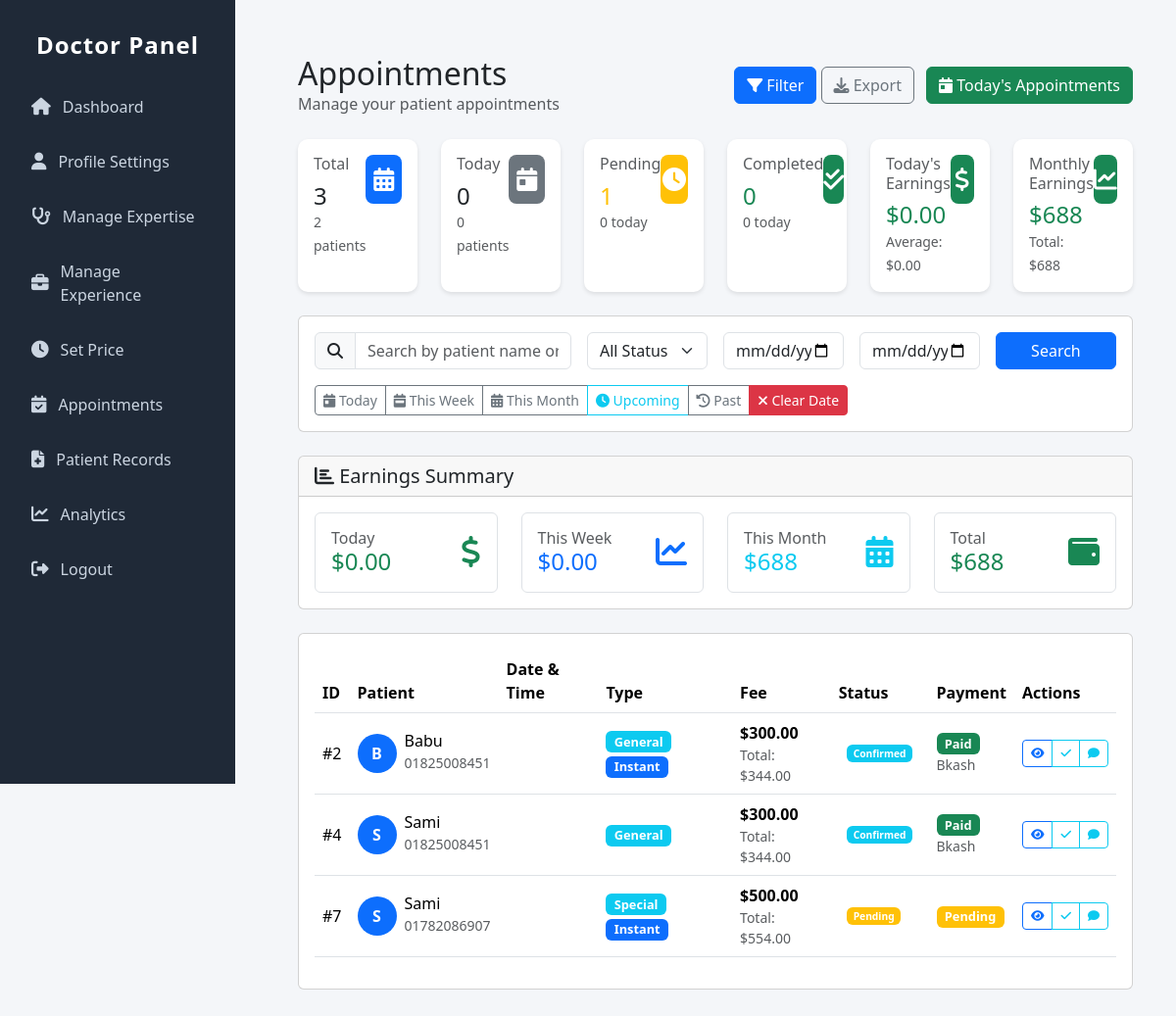
Before: /users/doctor/appointments/ (signed in) with the older database file.
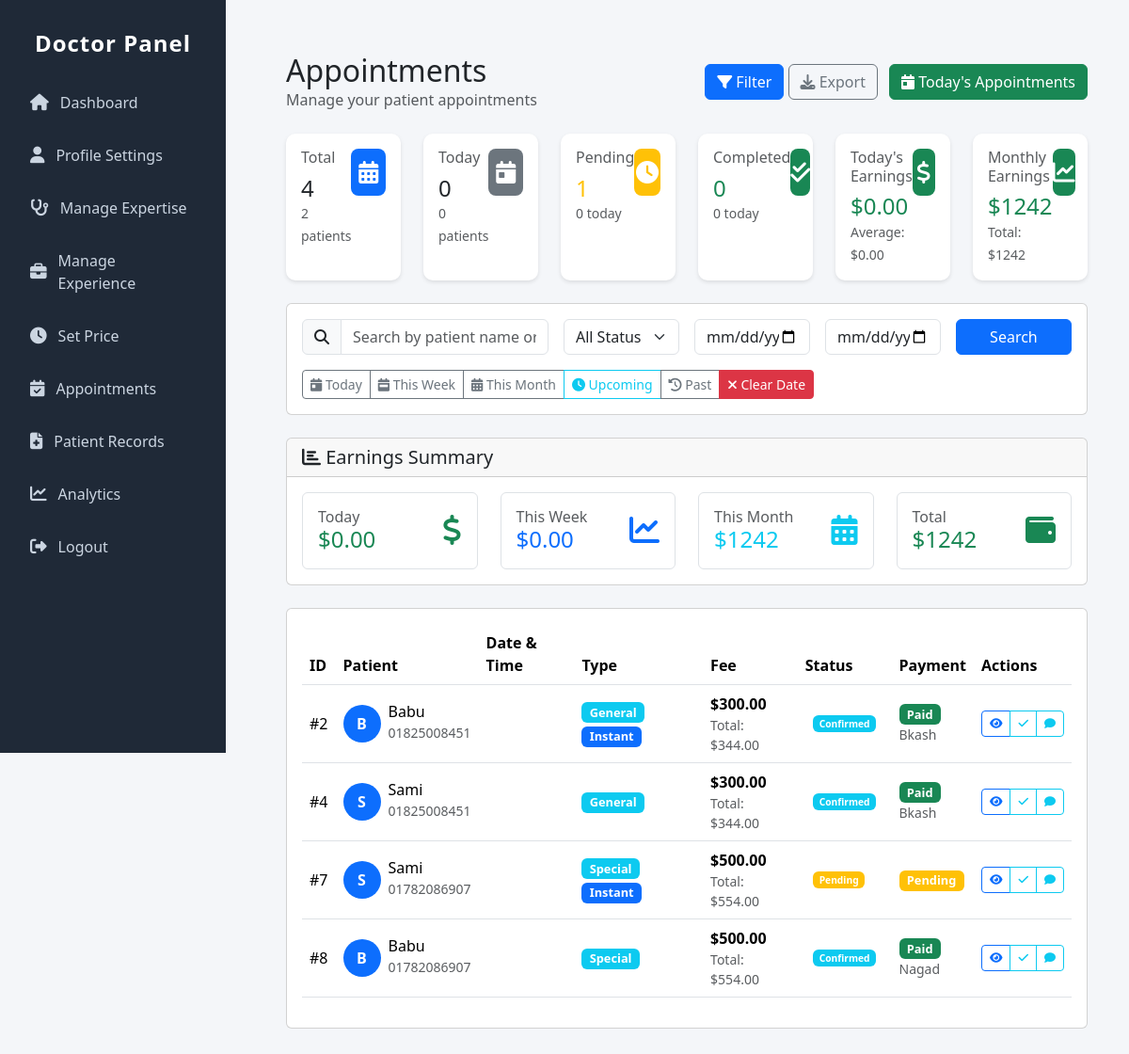
After: the same page with the newer database file.
### appointment/models.py (models this page shows, shortened)
class Appointment(models.Model):
    APPOINTMENT_STATUS = (
        ('pending', 'Pending'),
        ('confirmed', 'Confirmed'),
        ('completed', 'Completed'),
        ('cancelled', 'Cancelled'),
    )
    PAYMENT_STATUS = (
        ('pending', 'Pending'),
        ('paid', 'Paid'),
        ('failed', 'Failed'),
        ('refunded', 'Refunded'),
    )
    PAYMENT_METHODS = (
        ('bkash', 'bKash'),
        ('nagad', 'Nagad'),
        ('card', 'Card'),
        ('mobile_banking', 'Mobile Banking'),
    )
    CONSULTATION_TYPES = (
        ('instant', 'Instant Video Consultation'),
        ('scheduled', 'Scheduled Appointment'),
    )
    patient = models.ForeignKey(settings.AUTH_USER_MODEL, on_delete=models.CASCADE, related_name='appointments')
    doctor = models.ForeignKey(Doctor, on_delete=models.CASCADE, related_name='appointments')
    patient_phone = models.CharField(max_length=15)
    patient_name = models.CharField(max_length=100, blank=True)
    patient_age = models.PositiveIntegerField(null=True, blank=True)
    patient_gender = models.CharField(max_length=10, choices=[('male', 'Male'), ('female', 'Female'), ('other', 'Other')], blank=True)
    appointment_type = models.CharField(max_length=20, choices=CONSULTATION_TYPES, default='scheduled')
    consultation_type = models.CharField(max_length=20, choices=[('general', 'General'), ('special', 'Special')])
    appointment_date = models.DateTimeField(null=True, blank=True)
    preferred_time = models.CharField(max_length=50, blank=True)
    completed_at = models.DateTimeField(null=True, blank=True, verbose_name='Marked as completed on')
    completed_by_doctor = models.BooleanField(default=False, verbose_name='Marked as completed by doctor')
    cancellation_reason = models.TextField(blank=True, verbose_name='Reason for cancellation')
    cancelled_at = models.DateTimeField(null=True, blank=True)
    actual_start_time = models.DateTimeField(null=True, blank=True, verbose_name='Actual consultation start time')
    actual_end_time = models.DateTimeField(null=True, blank=True, verbose_name='Actual consultation end time')
    consultation_duration = models.PositiveIntegerField(default=0, verbose_name='Consultation duration (minutes)')
    doctor_notes = models.TextField(blank=True, verbose_name='Doctor notes after consultation')
    follow_up_required = models.BooleanField(default=False)
    follow_up_date = models.DateTimeField(null=True, blank=True)
    follow_up_notes = models.TextField(blank=True)
    consultation_fee = models.DecimalField(max_digits=10, decimal_places=2, default=0)
    vat_amount = models.DecimalField(max_digits=10, decimal_places=2, default=0)
    platform_fee = models.DecimalField(max_digits=10, decimal_places=2, default=29.00)
    total_amount = models.DecimalField(max_digits=10, decimal_places=2, default=0)
    payment_method = models.CharField(max_length=20, choices=PAYMENT_METHODS, blank=True, null=True)
    payment_status = models.CharField(max_length=20, choices=PAYMENT_STATUS, default='pending')
    transaction_id = models.CharField(max_length=100, blank=True)
    status = models.CharField(max_length=20, choices=APPOINTMENT_STATUS, default='pending')
    symptoms = models.TextField(blank=True)
    previous_prescriptions = models.FileField(upload_to='prescriptions/', blank=True, null=True)
    patient_test_reports = models.FileField(upload_to='test_reports/', blank=True, null=True, verbose_name='Test Reports')
    created_at = models.DateTimeField(auto_now_add=True)
    updated_at = models.DateTimeField(auto_now=True)

### doctor/views.py (the view, shortened to what this page needs)
# urls.py: path('appointments/', views.doctor_appointments, name='appointments'),
@login_required
def doctor_appointments(request):
    if not hasattr(request.user, 'doctor_profile'):
        return HttpResponseForbidden("You are not authorized to view this page.")
    doctor = request.user.doctor_profile
    now = timezone.now()
    today = now.date()
    status_filter = request.GET.get('status', 'all')
    date_filter = request.GET.get('date', 'all')
    search_query = request.GET.get('search', '')
    start_date_str = request.GET.get('start_date', '')
    end_date_str = request.GET.get('end_date', '')
    consultation_type_filter = request.GET.get('consultation_type', 'all')
    payment_status_filter = request.GET.get('payment_status', 'all')
    appointments = Appointment.objects.filter(doctor=doctor)
    if status_filter != 'all':
        appointments = appointments.filter(status=status_filter)
    if date_filter == 'today':
        appointments = appointments.filter(appointment_date__date=today)
    elif date_filter == 'upcoming':
        appointments = appointments.filter(appointment_date__gte=now)
    elif date_filter == 'past':
        appointments = appointments.filter(appointment_date__lt=now)
    elif date_filter == 'custom':
        pass
    if start_date_str:
        try:
            start_date = datetime.strptime(start_date_str, '%Y-%m-%d').date()
            appointments = appointments.filter(appointment_date__date__gte=start_date)
        except ValueError:
            pass
    if end_date_str:
        try:
            end_date = datetime.strptime(end_date_str, '%Y-%m-%d').date()
            appointments = appointments.filter(appointment_date__date__lte=end_date)
        except ValueError:
            pass
    if consultation_type_filter != 'all':
        appointments = appointments.filter(consultation_type=consultation_type_filter)
    if payment_status_filter != 'all':
        appointments = appointments.filter(payment_status=payment_status_filter)
    appointments = appointments.order_by('appointment_date')
    paginator = Paginator(appointments, 10)
    page_number = request.GET.get('page')
    page_obj = paginator.get_page(page_number)
    all_appointments = Appointment.objects.filter(doctor=doctor)
    today_start = timezone.make_aware(datetime.combine(today, datetime.min.time()))
    today_end = timezone.make_aware(datetime.combine(today, datetime.max.time()))
    today_appointments = all_appointments.filter(appointment_date__range=[today_start, today_end])
    total_patients = all_appointments.values('patient').distinct().count()
    today_patients = today_appointments.values('patient').distinct().count()
    paid_transactions = PaymentTransaction.objects.filter(
        appointment__doctor=doctor,
        status='paid'
    ).select_related('appointment')
    total_earnings = paid_transactions.aggregate(
        total=Sum('amount')
    )['total'] or Decimal('0.00')
    today_paid_transactions = paid_transactions.filter(
        created_at__range=[today_start, today_end]
    )
    earnings_today = today_paid_transactions.aggregate(
        total=Sum('amount')
    )['total'] or Decimal('0.00')
    month_start = today.replace(day=1)
    month_start_dt = timezone.make_aware(datetime.combine(month_start, datetime.min.time()))
    month_paid_transactions = paid_transactions.filter(
        created_at__gte=month_start_dt
    )
    monthly_earnings = month_paid_transactions.aggregate(
        total=Sum('amount')
    )['total'] or Decimal('0.00')
    week_start = today - timedelta(days=today.weekday())
    week_start_dt = timezone.make_aware(datetime.combine(week_start, datetime.min.time()))
    week_paid_transactions = paid_transactions.filter(
        created_at__gte=week_start_dt
    )
    weekly_earnings = week_paid_transactions.aggregate(
        total=Sum('amount')
    )['total'] or Decimal('0.00')
    avg_today = Decimal('0.00')
    if today_paid_transactions.count() > 0:
        avg_today = earnings_today / today_paid_transactions.count()
    stats = {
        'total': all_appointments.count(),
        'pending': all_appointments.filter(status='pending').count(),
        'confirmed': all_appointments.filter(status='confirmed').count(),
        'completed': all_appointments.filter(status='completed').count(),
        'cancelled': all_appointments.filter(status='cancelled').count(),
        'today': today_appointments.count(),
        'today_patients': today_patients,
        'pending_today': today_appointments.filter(status='pending').count(),
        'completed_today': today_appointments.filter(status='completed').count(),
        'earnings_today': earnings_today,
        'weekly_earnings': weekly_earnings,
        'monthly_earnings': monthly_earnings,
        'total_earnings': total_earnings,
        'avg_today': avg_today,
        'total_patients': total_patients,
    }
    date_range = None
    context = {
        'doctor': doctor,
        'page_obj': page_obj,
        'appointments': page_obj.object_list,
        'stats': stats,
        'status_filter': status_filter,
        'date_filter': date_filter,
        'start_date': start_date_str,
        'end_date': end_date_str,
        'search_query': search_query,
        'consultation_type_filter': consultation_type_filter or 'all',
        'payment_status_filter': payment_status_filter or 'all',
        'status_choices': dict(Appointment.APPOINTMENT_STATUS),
        'today': today,
        'date_range': date_range,
    }
    return render(request, 'doctor/appointments_list.html', context)

### doctor/templates/doctor/appointments_list.html (shortened to what the changed rows need)
{% extends 'doctor/doctor_sidebar.html' %}
{% load static %}
{% block content %}
<div class="container-fluid py-4">
    <div class="d-flex justify-content-between align-items-center mb-4">
        <div>
            <h1 class="h2 mb-0">Appointments</h1>
        </div>
    </div>
    <div class="row mb-4">
        <div class="col-md-3 col-lg-2">
            <div class="card stat-card">
                <div class="card-body">
                    <div class="d-flex justify-content-between">
                        <div>
                            <h6 class="text-muted">Total</h6>
                            <h4 class="mb-0">{{ stats.total }}</h4>
                            <small class="text-muted">{{ stats.total_patients }} patients</small>
                        </div>
                    </div>
                </div>
            </div>
        </div>
        <div class="col-md-3 col-lg-2">
            <div class="card stat-card">
                <div class="card-body">
                    <div class="d-flex justify-content-between">
                        <div>
                            <h6 class="text-muted">Monthly Earnings</h6>
                            <h4 class="mb-0 text-success">${{ stats.monthly_earnings }}</h4>
                            <small class="text-muted">Total: ${{ stats.total_earnings }}</small>
                        </div>
                    </div>
                </div>
            </div>
        </div>
    </div>
    <div class="card mb-4">
        <div class="card-body">
            <div class="row">
                <div class="col-md-3">
                    <div class="d-flex justify-content-between align-items-center p-3 border rounded">
                        <div>
                            <h6 class="text-muted mb-0">This Month</h6>
                            <h4 class="mb-0 text-info">${{ stats.monthly_earnings }}</h4>
                        </div>
                    </div>
                </div>
                <div class="col-md-3">
                    <div class="d-flex justify-content-between align-items-center p-3 border rounded">
                        <div>
                            <h6 class="text-muted mb-0">Total</h6>
                            <h4 class="mb-0 text-success">${{ stats.total_earnings }}</h4>
                        </div>
                    </div>
                </div>
            </div>
        </div>
    </div>
    <div class="card">
        <div class="card-body">
            <div class="table-responsive">
                <table class="table table-hover">
                    <thead>
                        <tr>
                            <th>ID</th>
                            <th>Patient</th>
                            <th>Date & Time</th>
                            <th>Type</th>
                            <th>Fee</th>
                            <th>Status</th>
                            <th>Payment</th>
                            <th>Actions</th>
                        </tr>
                    </thead>
                    <tbody>
                        {% for appointment in appointments %}
                        <tr id="appointment-{{ appointment.id }}">
                            <td>#{{ appointment.id }}</td>
                            <td>
                                <div class="d-flex align-items-center">
                                    <div class="avatar-sm bg-primary rounded-circle text-white d-flex align-items-center justify-content-center me-2">
                                        {{ appointment.patient_name.0|upper }}
                                    </div>
                                    <div>
                                        <h6 class="mb-0">{{ appointment.patient_name }}</h6>
                                        <small class="text-muted">{{ appointment.patient_phone }}</small>
                                    </div>
                                </div>
                            </td>
                            <td>
                            </td>
                            <td>
                                <span class="badge bg-info">{{ appointment.get_consultation_type_display }}</span>
                                {% if appointment.appointment_type == 'instant' %}
                                <div class="badge bg-primary mt-1">Instant</div>
                                {% endif %}
                            </td>
                            <td>
                                <strong>${{ appointment.consultation_fee }}</strong>
                                <div class="small text-muted">
                                    Total: ${{ appointment.total_amount }}
                                </div>
                            </td>
                            <td>
                                <span class="badge status-badge" id="status-badge-{{ appointment.id }}">
                                    {% if appointment.status == 'pending' %}
                                    <span class="badge bg-warning">Pending</span>
                                    {% elif appointment.status == 'confirmed' %}
                                    <span class="badge bg-info">Confirmed</span>
                                    {% elif appointment.status == 'cancelled' %}
                                    <span class="badge bg-danger">Cancelled</span>
                                    {% endif %}
                                </span>
                            </td>
                            <td>
                                {% if appointment.payment_status == 'paid' %}
                                <span class="badge bg-success">Paid</span>
                                <div class="small text-muted">
                                    {{ appointment.payment_method|title }}
                                </div>
                                {% else %}
                                <span class="badge bg-warning">{{ appointment.payment_status|title }}</span>
                                {% endif %}
                            </td>
                            <td>
                                <div class="btn-group btn-group-sm">
                                    <a href="{% url 'doctor:appointment_detail' appointment.id %}"
                                       class="btn btn-outline-primary" title="View Details">
                                        <i class="fas fa-eye"></i>
                                    </a>
                                      <a href="{% url 'doctor:mark_appointment_complete' appointment.id %}"
                                       class="btn btn-outline-info" title="Mark as Complete">
                                        <i class="fas fa-check"></i>
                                    </a>
                                    <a href="{% url 'doctor:chat_detail' appointment.id%}"
                                       class="btn btn-outline-info" title="Chat">
                                        <i class="fas fa-comment"></i>
                                    </a>
                                </div>
                            </td>
                        </tr>
                        {% endfor %}
                    </tbody>
                </table>
            </div>
        </div>
    </div>
</div>
{% endblock %}

Changed rows visible on the page:
added Appointment: id "8", patient_name.0 "B", patient_name "Babu", patient_phone "01782086907", consultation_type "Special", consultation_fee "500.00", total_amount "554.00", status "Confirmed", payment_method "Nagad"
Other visible differences:
{{ stats.total }}: "3" → "4"
{{ stats.monthly_earnings }}: "688" → "1242"
{{ stats.total_earnings }}: "688" → "1242"
